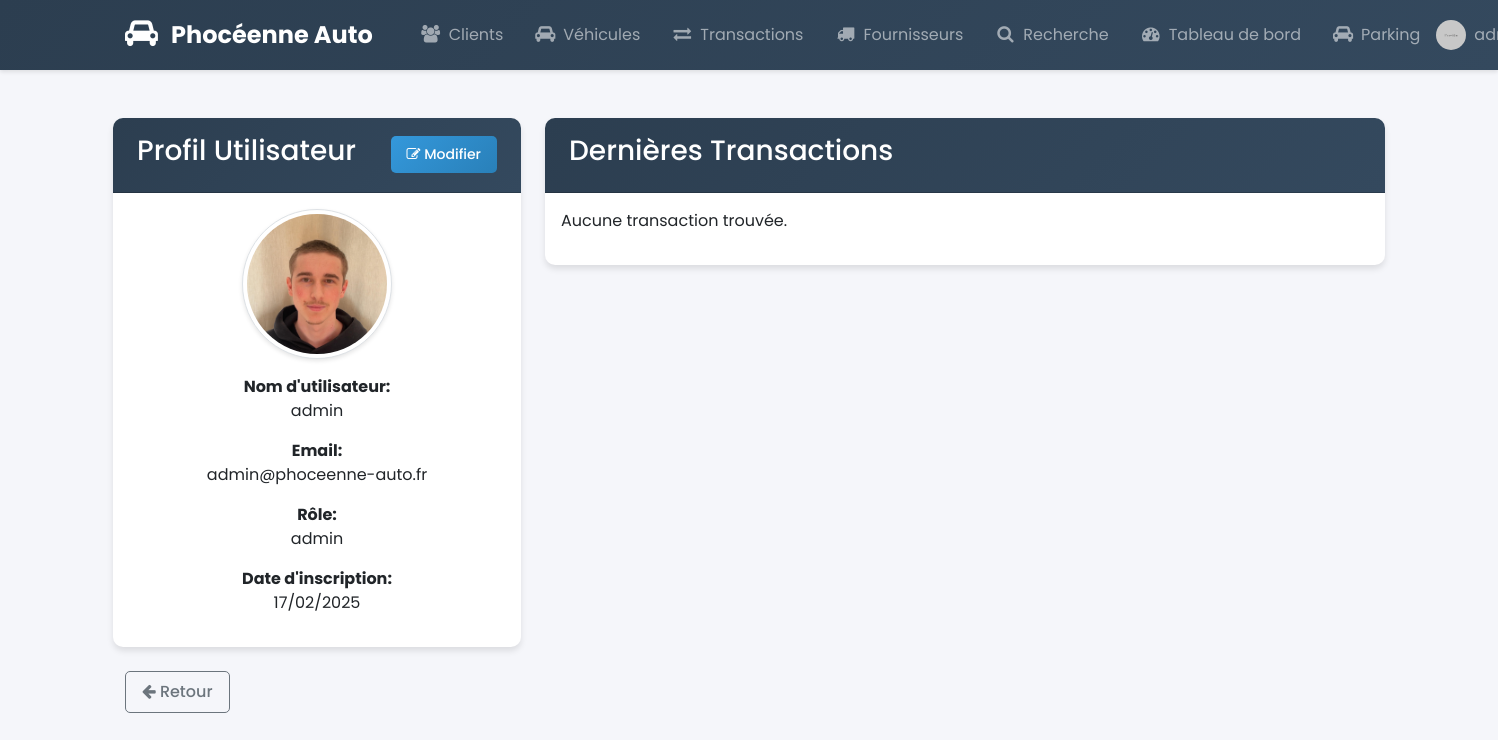
The app's page /profile.php (signed in) with its own data.
### tables this page shows
CREATE TABLE IF NOT EXISTS `users` (
  `id` bigint UNSIGNED NOT NULL AUTO_INCREMENT,
  `username` varchar(50) NOT NULL,
  `password_hash` varchar(255) NOT NULL,
  `email` varchar(100) NOT NULL,
  `role` varchar(20) NOT NULL,
  `created_at` timestamp NULL DEFAULT CURRENT_TIMESTAMP,
  `profile_image` varchar(255) DEFAULT NULL,
  PRIMARY KEY (`id`),
  UNIQUE KEY `id` (`id`),
  UNIQUE KEY `username` (`username`),
  UNIQUE KEY `email` (`email`)
);

### init.php (called while the page is built, shortened)
<?php
function get_profile_image($image_path) {
    $default_image = '/assets/images/defaults/default-profile.png';
    if (!empty($image_path)) {
        $server_path = $_SERVER['DOCUMENT_ROOT'] . $image_path;
        if (file_exists($server_path)) {
            return $image_path;
        }
    }
    return $default_image;
}

### profile.php (the view, shortened to what this page needs)
<?php
require_once 'includes/header.php';
try {
    $stmt = $pdo->prepare("SELECT * FROM users WHERE id = ?");
    $stmt->execute([$_SESSION['user_id']]);
    $user = $stmt->fetch();
    $stmt = $pdo->prepare("
        SELECT t.*, v.brand, v.model, c.first_name, c.last_name
        FROM transactions t
        JOIN vehicles v ON t.vehicle_id = v.id
        JOIN customers c ON t.customer_id = c.id
        WHERE t.user_id = ?
        ORDER BY t.transaction_date DESC
        LIMIT 5
    ");
    $stmt->execute([$_SESSION['user_id']]);
    $transactions = $stmt->fetchAll();
} catch (PDOException $e) {
    $_SESSION['error'] = "Erreur: " . $e->getMessage();
}
?>
<div class="container mt-5">
    <div class="row">
        <div class="col-md-4">
            <div class="card">
                <div class="card-header d-flex justify-content-between align-items-center">
                    <h3>Profil Utilisateur</h3>
                    <button class="btn btn-primary btn-sm" onclick="toggleEditMode()">
                        <i class="fa fa-edit"></i> Modifier
                    </button>
                </div>
                <div class="card-body text-center">
                    <div id="profile-display">
                        <div class="profile-image-container mb-3">
                            <img src="<?php echo get_profile_image($user['profile_image']); ?>"
                                 class="img-thumbnail rounded-circle"
                                 alt="Photo de profil"
                                 style="width: 150px; height: 150px; object-fit: cover;">
                        </div>
                        <div class="mb-3">
                            <strong>Nom d'utilisateur:</strong>
                            <p><?php echo htmlspecialchars($user['username']); ?></p>
                        </div>
                        <div class="mb-3">
                            <strong>Email:</strong>
                            <p><?php echo htmlspecialchars($user['email']); ?></p>
                        </div>
                        <div class="mb-3">
                            <strong>Rôle:</strong>
                            <p><?php echo htmlspecialchars($user['role']); ?></p>
                        </div>
                        <div class="mb-3">
                            <strong>Date d'inscription:</strong>
                            <p><?php echo date('d/m/Y', strtotime($user['created_at'])); ?></p>
                        </div>
                    </div>
                </div>
            </div>
        </div>
        <div class="col-md-8">
            <div class="card">
                <div class="card-header">
                    <h3>Dernières Transactions</h3>
                </div>
                <div class="card-body">
                    <?php if (!empty($transactions)): ?>
                        <div class="table-responsive">
                            <table class="table">
                                <thead>
                                    <tr>
                                        <th>Date</th>
                                        <th>Client</th>
                                        <th>Véhicule</th>
                                        <th>Type</th>
                                        <th>Montant</th>
                                    </tr>
                                </thead>
                                <tbody>
                                    <?php foreach ($transactions as $transaction): ?>
                                        <tr>
                                            <td><?php echo date('d/m/Y', strtotime($transaction['transaction_date'])); ?></td>
                                            <td><?php echo htmlspecialchars($transaction['first_name'] . ' ' . $transaction['last_name']); ?></td>
                                            <td><?php echo htmlspecialchars($transaction['brand'] . ' ' . $transaction['model']); ?></td>
                                            <td><?php echo $transaction['transaction_type'] === 'sale' ? 'Vente' : 'Achat'; ?></td>
                                            <td><?php echo number_format($transaction['price'], 2, ',', ' ') . ' €'; ?></td>
                                        </tr>
                                    <?php endforeach; ?>
                                </tbody>
                            </table>
                        </div>
                    <?php else: ?>
                        <p>Aucune transaction trouvée.</p>
                    <?php endif; ?>
                </div>
            </div>
        </div>
    </div>
    <div class="container mt-4">
        <div class="mb-3">
            <a href="javascript:history.back()" class="btn btn-outline-secondary">
                <i class="fa fa-arrow-left"></i> Retour
            </a>
        </div>
    </div>
</div>
<?php require_once 'includes/footer.php'; ?>

### assets/css/style.css (style rules this page uses)
:root { --primary-color: #2c3e50; --secondary-color: #34495e; --accent-color: #3498db; --success-color: #27ae60; --warning-color: #f39c12; --danger-color: #e74c3c; --light-gray: #f8f9fa; --dark-gray: #343a40; }
body { background-color: #f5f6fa; font-family: 'Poppins', sans-serif; }
.card { border: none; border-radius: 10px; box-shadow: 0 4px 6px rgba(0,0,0,0.1); transition: transform 0.3s ease; }
.card-header { background: linear-gradient(135deg, var(--primary-color), var(--secondary-color)); color: white; border-radius: 10px 10px 0 0 !important; padding: 1rem 1.5rem; }
.btn { border-radius: 5px; padding: 0.5rem 1rem; transition: all 0.3s ease; font-weight: 500; }
.btn-primary { background: linear-gradient(135deg, var(--accent-color), #2980b9); border: none; }
.img-thumbnail { border-radius: 8px; box-shadow: 0 2px 4px rgba(0,0,0,0.1); transition: transform 0.3s ease; }
.card, .alert, .table { animation: fadeIn 0.5s ease-out; }
.profile-image-container { position: relative; display: inline-block; }
.profile-image-container img { transition: filter 0.3s; }

### records on screen
users: profile_image (picture), username "admin", email "admin@phoceenne-auto.fr", role "admin", created_at "17/02/2025"
